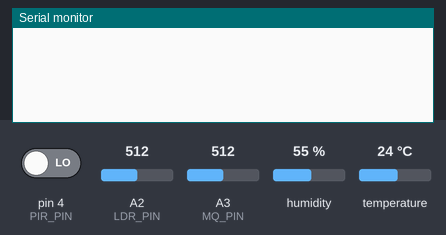
Recording of a sketch running on a simulated Arduino Uno, built with avr-gcc and run on an emulated ATmega328P. On the bench: the last lines printed to the serial monitor. Inputs (shaded band) come from the test bench; at power-on: humidity 55 %, A2 (LDR_PIN) = 512, A3 (MQ_PIN) = 512, pin 4 (PIR_PIN) LOW, temperature 24 °C.

Above: at 1.2 s.
1.3 s: humidity set to 22 %
At 2.7 s:
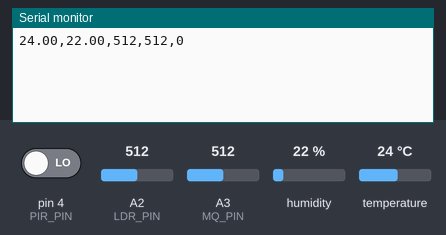
5.5 s: A2 (LDR_PIN) set to 716
At 6.8 s:
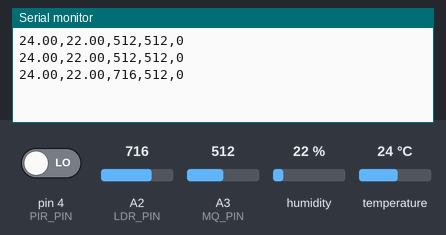
7.0 s: A3 (MQ_PIN) set to 716
At 8.4 s:
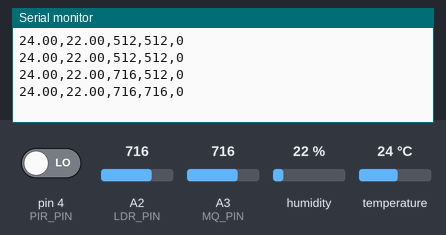
8.5 s: pin 4 (PIR_PIN) driven HIGH
10.0 s: temperature set to 12 °C
At 11.2 s:
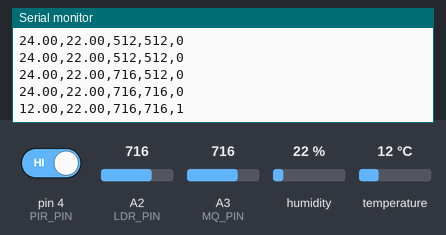
11.5 s: A2 (LDR_PIN) set to 992
At 12.5 s:
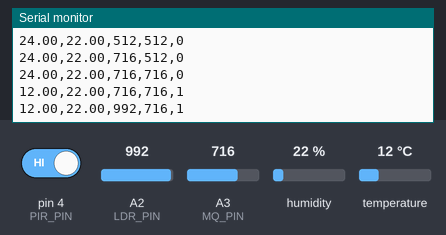
Timing chart, 0 to 14.0 s (numbered marks = the images above; inputs shaded):
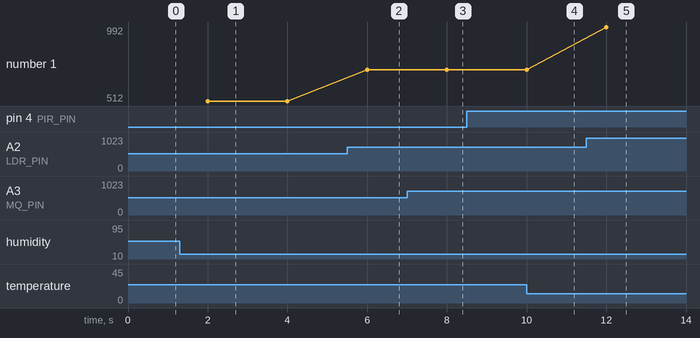

The sketch:

sensor.ino
```cpp
#include "DHT.h"

#define DHTPIN 2
#define DHTTYPE DHT22
#define PIR_PIN 4
#define MQ_PIN A3
#define LDR_PIN A2

DHT dht(DHTPIN, DHTTYPE);

unsigned long previousMillis = 0;
const long interval = 2000; // 2 saniyede bir veri gönder
bool motionDetectedThisCycle = false; // Bu 2 saniye içinde hareket oldu mu?

void setup() {
  Serial.begin(9600);
  dht.begin();
  pinMode(PIR_PIN, INPUT);
  pinMode(LDR_PIN, INPUT_PULLUP);

}

void loop() {
  // --- PIR KONTROLÜ (Sürekli çalışır) ---
  // Eğer o 2 saniyelik aralıkta bir kez bile hareket olursa, 'true' olarak kilitlenir
  if (digitalRead(PIR_PIN) == HIGH) {
    motionDetectedThisCycle = true;
  }

  // --- ZAMANLAYICI (2 saniye doldu mu kontrolü) ---
  unsigned long currentMillis = millis();

  if (currentMillis - previousMillis >= interval) {
    previousMillis = currentMillis;

    // Verileri oku
    float h = dht.readHumidity();
    float t = dht.readTemperature();
    int gasValue = analogRead(MQ_PIN);
    int lightValue = analogRead(LDR_PIN);

    if (!isnan(h) && !isnan(t)) {
      // Veriyi yazdır
      Serial.print(t);          Serial.print(",");
      Serial.print(h);          Serial.print(",");
      Serial.print(lightValue); Serial.print(",");
      Serial.print(gasValue);   Serial.print(",");

      // Bu periyotta hareket olduysa 1, olmadıysa 0 basar
      Serial.println(motionDetectedThisCycle ? 1 : 0);
    }

    // YENİ PERİYOT İÇİN HAREKETİ SIFIRLA
    motionDetectedThisCycle = false;
  }
}
```

Measured:
- after the input at 1.3 s, the serial monitor: prints a new line after 0.71 s (image 1)
- after the input at 5.5 s, the serial monitor: prints a new line after 0.51 s (image 2)
- after the input at 7.0 s, the serial monitor: prints a new line after 1.0 s (image 3)
- after the input at 10.0 s, the serial monitor: prints a new line at once (image 4)
- after the input at 11.5 s, the serial monitor: prints a new line after 0.50 s (image 5)
- plotted number 1: 512 → 716 after the input at 5.5 s, 716 → 992 after the input at 11.5 s
